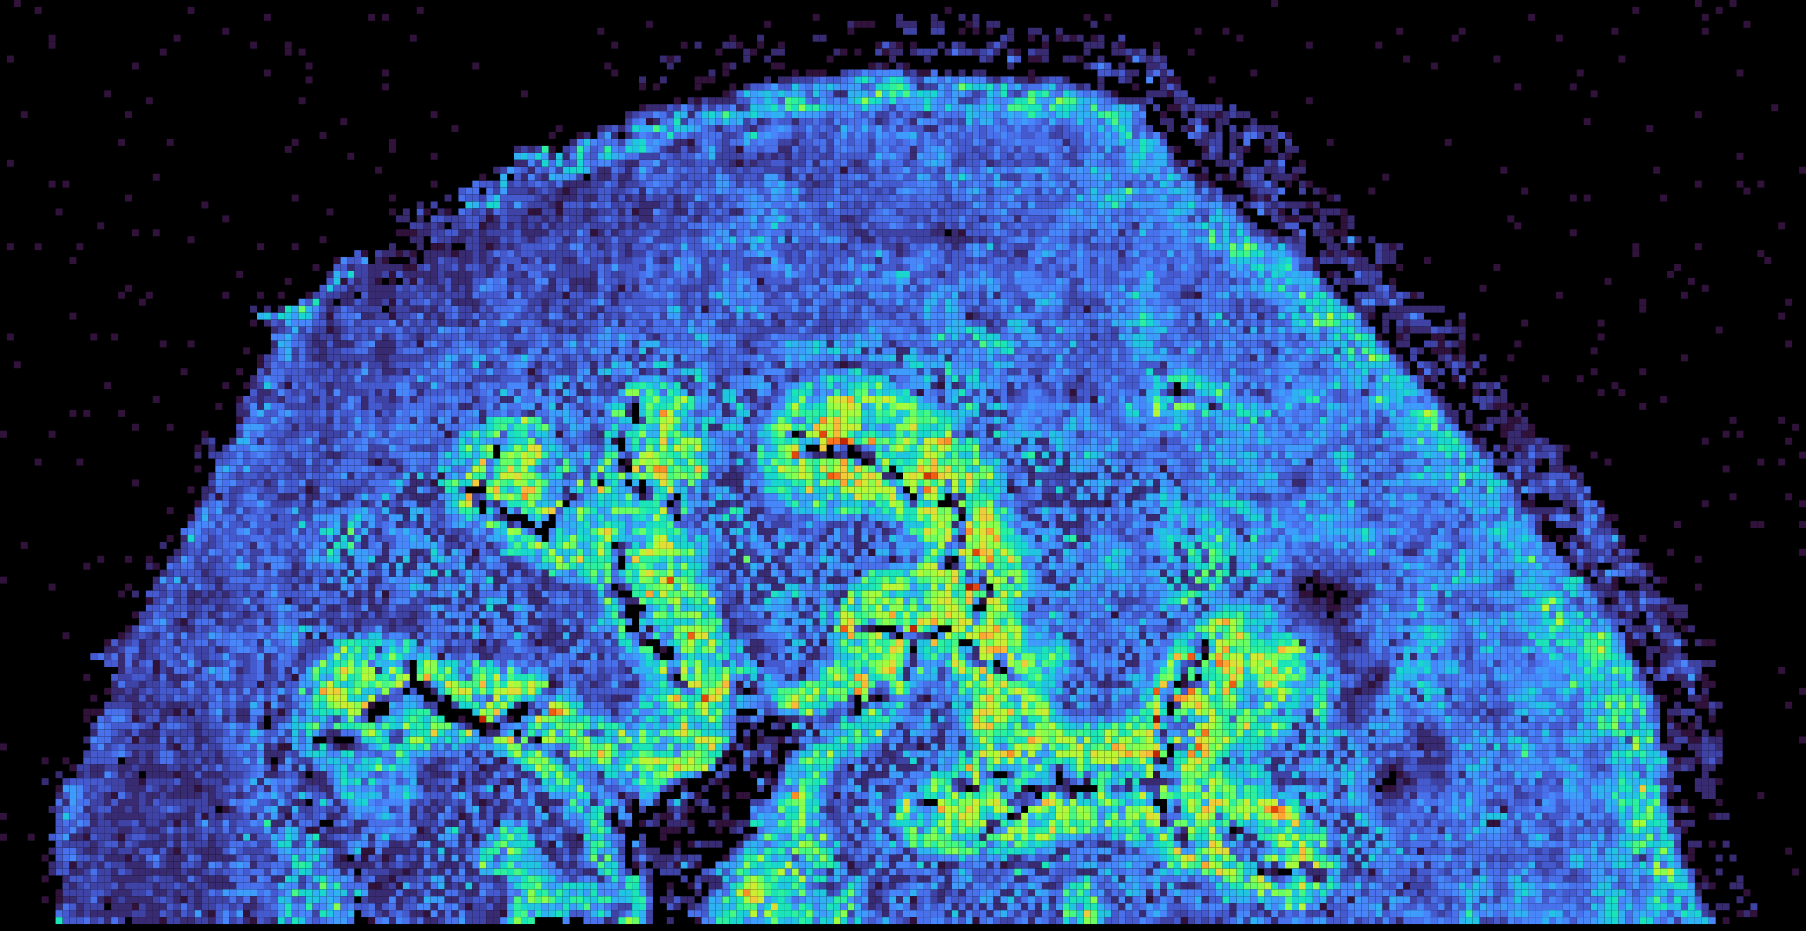

Source code (R):
imports "MsImaging" from "mzkit.plot";

viewer("E:\demo\HR2MSI mouse urinary bladder S096.imzML")
:> layer(mz = 100)
:> save.graphics(file = `${!script$dir}/HR2MSI_mouse_urinary_bladder_S096.png`)
;
